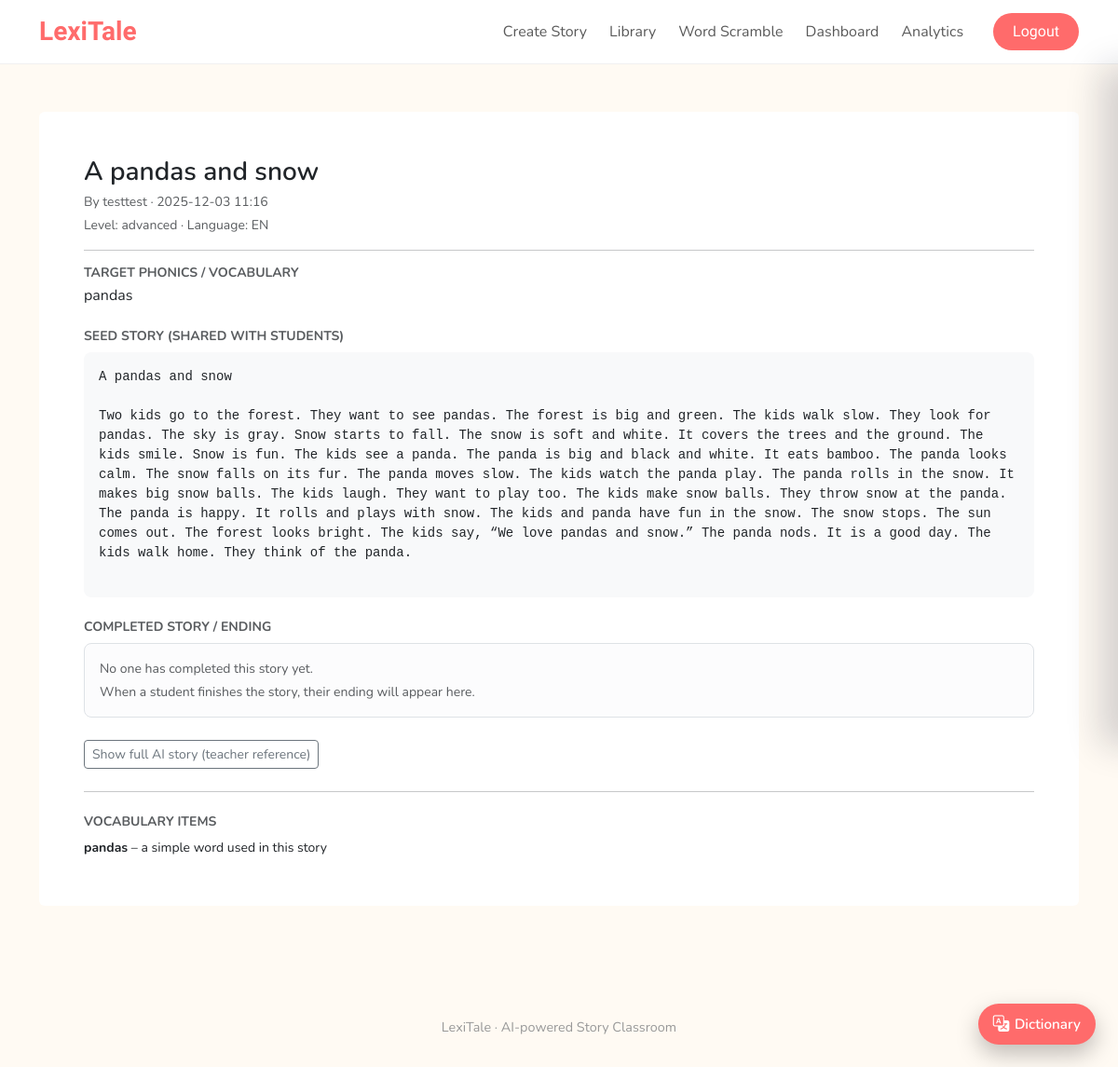
The app's page /admin/stories/a-pandas-and-snow-20251203111623 (signed in) with its own data.
### tables this page shows
CREATE TABLE stories (
            id INTEGER PRIMARY KEY AUTOINCREMENT,
            title TEXT NOT NULL,
            slug TEXT NOT NULL UNIQUE,
            prompt TEXT NOT NULL,
            language TEXT DEFAULT 'en',
            level TEXT DEFAULT 'phonics',
            content TEXT NOT NULL,
            visuals TEXT,
            created_at TEXT DEFAULT (DATETIME('now')),
            author_name TEXT DEFAULT 'guest'
        , is_shared_library INTEGER DEFAULT 0, mcq_questions_json TEXT);

CREATE TABLE finish_drafts (
            id INTEGER PRIMARY KEY AUTOINCREMENT,
            story_id INTEGER,
            seed_prompt TEXT NOT NULL,
            partial_text TEXT NOT NULL,
            learner_name TEXT DEFAULT 'guest',
            completion_text TEXT,
            language TEXT DEFAULT 'en',
            created_at TEXT DEFAULT (DATETIME('now')),
            FOREIGN KEY (story_id) REFERENCES stories(id) ON DELETE CASCADE
        );

CREATE TABLE vocab_items (
            id INTEGER PRIMARY KEY AUTOINCREMENT,
            story_id INTEGER NOT NULL,
            word TEXT NOT NULL,
            definition TEXT,
            example TEXT,
            definition_ko TEXT,
            example_ko TEXT,
            picture_url TEXT,
            created_at TEXT DEFAULT (DATETIME('now')),
            FOREIGN KEY (story_id) REFERENCES stories(id) ON DELETE CASCADE
        );

### app.py (the view)
@app.get("/admin/stories/<slug>")
@login_required
def admin_story_detail(slug: str):
    if not current_user_is_admin():
        flash("Admin access only.", "warning")
        return redirect(url_for("index"))
    db = get_db()
    story = db.execute(
        "SELECT * FROM stories WHERE slug = ?", (slug,)
    ).fetchone()
    if not story:
        flash("Story not found.", "warning")
        return redirect(url_for("admin_stories"))
    vocab = db.execute(
        """
        SELECT * FROM vocab_items
        WHERE story_id = ?
        ORDER BY word COLLATE NOCASE
        """,
        (story["id"],),
    ).fetchall()
    draft = db.execute(
        """
        SELECT * FROM finish_drafts
        WHERE story_id = ?
        ORDER BY datetime(created_at) DESC
        LIMIT 1
        """,
        (story["id"],),
    ).fetchone()
    return render_template(
        "admin_story_detail.html",
        story=story,
        vocab=vocab,
        draft=draft,
    )

### app.py (called while the page is built)
def dict_factory(cursor, row):
    d = {}
    for idx, col in enumerate(cursor.description):
        d[col[0]] = row[idx]
    return d

def get_db():
    if "db" not in g:
        conn = sqlite3.connect(DB_PATH)
        conn.row_factory = dict_factory
        g.db = conn
    return g.db

@app.template_filter("dt")
def format_dt(value, fmt="%Y-%m-%d %H:%M"):
    if value is None:
        return ""
    if isinstance(value, datetime):
        return value.strftime(fmt)
    try:
        s = str(value).strip().replace("Z", "")
        if "." in s:
            s = s.split(".", 1)[0]
        dt = datetime.fromisoformat(s)
        return dt.strftime(fmt)
    except Exception:
        return value

@app.before_request
def load_current_user():
    g.current_user = None
    uid = session.get("user_id")
    if uid:
        db = get_db()
        g.current_user = db.execute("SELECT * FROM users WHERE id = ?", (uid,)).fetchone()

@app.context_processor
def inject_user():
    return {"current_user": g.get("current_user")}

def login_required(view_func):
    @wraps(view_func)
    def _wrapped(*args, **kwargs):
        if not (g.get("current_user") and g.current_user.get("id")):
            next_url = request.full_path if request.query_string else request.path
            return redirect(url_for("login", next=next_url))
        return view_func(*args, **kwargs)
    return _wrapped

def current_user_is_admin() -> bool:
    if session.get("username") == "testtest":
        return True
    return False

### templates/admin_story_detail.html (shortened to what this page needs)
{% extends "base2.html" %}
{% block content %}
<div class="card border-0 lp-card-modern overflow-hidden mt-4">
  <div class="card-body p-4 p-lg-5">
    <div class="d-flex justify-content-between align-items-start flex-wrap gap-3 mb-3">
      <div>
        <h3 class="fw-semibold story-title mb-1">{{ story.title }}</h3>
        <p class="text-muted mb-1 small">
          By {{ story.author_name }} · {{ story.created_at|dt }}
        </p>
        <p class="text-muted mb-0 small">
          Level: {{ story.level }} · Language: {{ story.language|upper }}
        </p>
      </div>
    </div>
    <hr class="my-3">
    <div class="mb-4">
      <h6 class="text-uppercase text-muted small fw-bold mb-1">Target phonics / vocabulary</h6>
      <p class="mb-0">{{ story.prompt }}</p>
    </div>
    <div class="mb-4">
      <h6 class="text-uppercase text-muted small fw-bold mb-2">
        Seed story (shared with students)
      </h6>
      {% if draft %}
        <pre class="small bg-light p-3 rounded-3 mb-0" style="white-space:pre-wrap;">{{ draft.partial_text }}</pre>
      {% else %}
        <p class="text-muted small fst-italic mb-0">
          No seed / finish draft is linked to this story yet.
        </p>
      {% endif %}
    </div>
    <div class="mb-4">
      <div class="d-flex align-items-center justify-content-between mb-2">
        <h6 class="text-uppercase text-muted small fw-bold mb-0">
          Completed story / ending
        </h6>
      </div>
      {% if draft and draft.completion_text %}
        <pre class="small bg-white border p-3 rounded-3 mb-0" style="white-space:pre-wrap;">
{{ draft.completion_text }}
        </pre>
      {% elif draft %}
        <div class="border rounded-3 p-3 bg-light-subtle">
          <p class="text-muted small mb-1">
            No one has completed this story yet.
          </p>
          <p class="text-muted small mb-0">
            When a student finishes the story, their ending will appear here.
          </p>
        </div>
      {% else %}
        <p class="text-muted small fst-italic mb-0">
          There is no completion draft linked to this story.
        </p>
      {% endif %}
    </div>
    <div class="mt-4">
      <button class="btn btn-outline-secondary btn-sm" type="button"
              data-bs-toggle="collapse" data-bs-target="#fullStoryCollapse">
        Show full AI story (teacher reference)
      </button>
    </div>
    {% if vocab and vocab|length %}
      <hr class="my-4">
      <h6 class="text-uppercase text-muted small fw-bold mb-2">Vocabulary items</h6>
      <ul class="list-unstyled small mb-0">
        {% for item in vocab %}
          <li class="mb-1">
            <strong>{{ item.word }}</strong> – {{ item.definition }}
          </li>
        {% endfor %}
      </ul>
    {% endif %}
  </div>
</div>
{% endblock %}

### templates/base2.html (style rules this page uses)
body { font-family:"Nunito", system-ui, sans-serif; background:#fffaf3; min-height:100vh; padding-top:72px; }

### records on screen
stories: title "A pandas and snow", author_name "testtest", created_at|dt "2025-12-03 11:16", level "advanced", language "EN", prompt "pandas"
finish_drafts: partial_text "A pandas and snow Two kids go to the forest. They want to see pandas. The forest is big and green. The kids walk slow. They look for pandas. The sky is gray. Snow starts to fall. The snow is soft and white. It covers the trees and the ground. The kids smile. Snow is fun. The kids see a panda. The panda is big and black and white. It eats bamboo. The panda looks calm. The snow falls on its fur. The panda moves slow. The kids watch the panda play. The panda rolls in the snow. It makes big snow balls. The kids laugh. They want to play too. The kids make snow balls. They throw snow at the panda. The panda is happy. It rolls and plays with snow. The kids and panda have fun in the snow. The snow…"
vocab_items: word "pandas", definition "a simple word used in this story"
